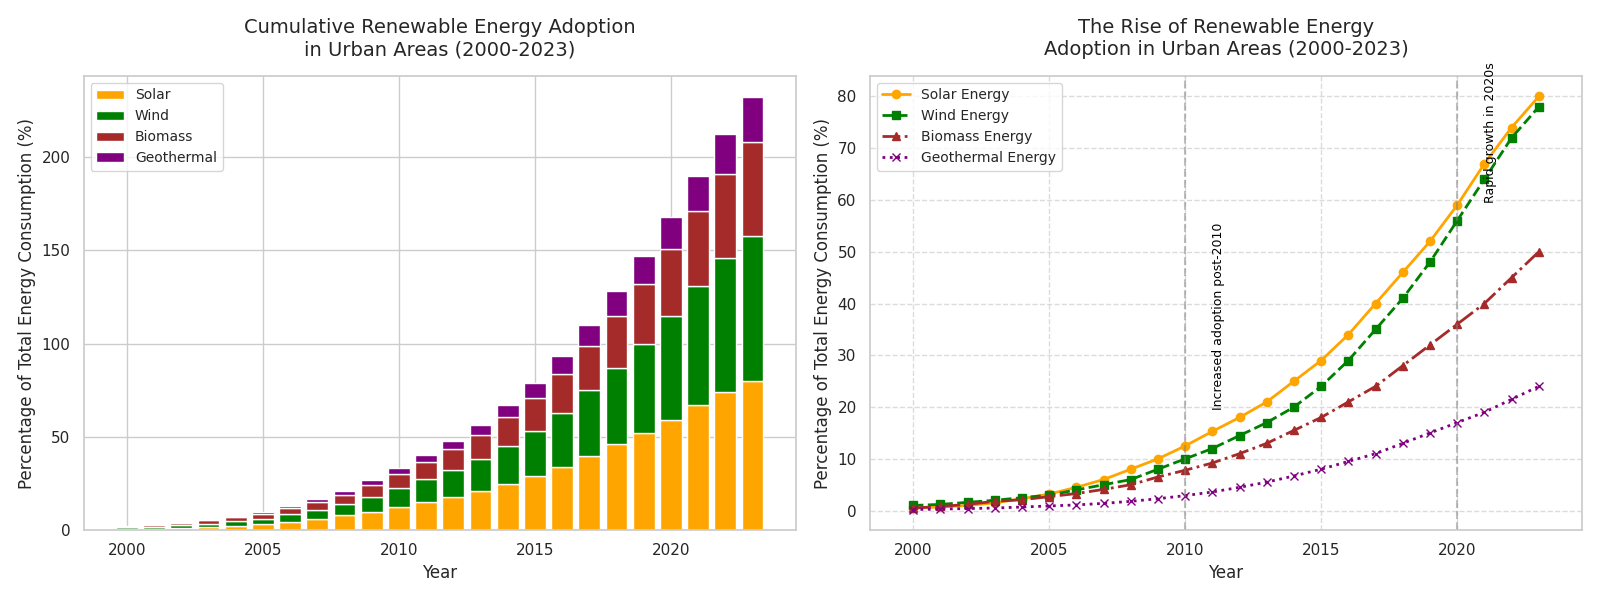

Here is the Python script that generated this plot:
import matplotlib.pyplot as plt
import numpy as np

# Data
years = np.arange(2000, 2024)
solar_energy_percentage = [
    0.5, 0.7, 1.0, 1.5, 2.3, 3.2, 4.5, 6.0, 8.0, 10.0, 
    12.5, 15.3, 18.0, 21.0, 25.0, 29.0, 34.0, 40.0, 46.0, 52.0, 
    59.0, 67.0, 74.0, 80.0
]
wind_energy_percentage = [
    1.0, 1.2, 1.6, 2.0, 2.5, 3.0, 4.0, 5.0, 6.0, 8.0, 
    10.0, 12.0, 14.5, 17.0, 20.0, 24.0, 29.0, 35.0, 41.0, 48.0, 
    56.0, 64.0, 72.0, 78.0
]
biomass_energy_percentage = [
    0.5, 0.8, 1.2, 1.8, 2.1, 2.7, 3.3, 4.1, 5.0, 6.5, 
    7.8, 9.2, 11.0, 13.0, 15.5, 18.0, 21.0, 24.0, 28.0, 32.0, 
    36.0, 40.0, 45.0, 50.0
]

# Additional hypothetical data for geothermal energy
geothermal_energy_percentage = [
    0.2, 0.3, 0.4, 0.5, 0.7, 0.9, 1.1, 1.4, 1.8, 2.3, 
    2.9, 3.6, 4.5, 5.5, 6.7, 8.0, 9.5, 11.0, 13.0, 15.0, 
    17.0, 19.0, 21.5, 24.0
]

# Figure setup with two subplots
fig, axs = plt.subplots(1, 2, figsize=(16, 6), sharex=True)

# First subplot: Stacked bar chart for Solar, Wind, Biomass, and Geothermal
axs[0].bar(years, solar_energy_percentage, label='Solar', color='orange')
axs[0].bar(years, wind_energy_percentage, bottom=solar_energy_percentage, label='Wind', color='green')
combined_solar_wind = np.array(solar_energy_percentage) + np.array(wind_energy_percentage)
axs[0].bar(years, biomass_energy_percentage, bottom=combined_solar_wind, label='Biomass', color='brown')
combined_solar_wind_biomass = combined_solar_wind + np.array(biomass_energy_percentage)
axs[0].bar(years, geothermal_energy_percentage, bottom=combined_solar_wind_biomass, label='Geothermal', color='purple')
axs[0].set_title('Cumulative Renewable Energy Adoption\nin Urban Areas (2000-2023)', fontsize=14, pad=15)
axs[0].set_xlabel('Year', fontsize=12)
axs[0].set_ylabel('Percentage of Total Energy Consumption (%)', fontsize=12)
axs[0].legend(loc='upper left', fontsize=10)

# Second subplot: Line chart for Solar, Wind, Biomass, and Geothermal
axs[1].plot(years, solar_energy_percentage, label='Solar Energy', color='orange', marker='o', linestyle='-', linewidth=2)
axs[1].plot(years, wind_energy_percentage, label='Wind Energy', color='green', marker='s', linestyle='--', linewidth=2)
axs[1].plot(years, biomass_energy_percentage, label='Biomass Energy', color='brown', marker='^', linestyle='-.', linewidth=2)
axs[1].plot(years, geothermal_energy_percentage, label='Geothermal Energy', color='purple', marker='x', linestyle=':', linewidth=2)
axs[1].set_title('The Rise of Renewable Energy\nAdoption in Urban Areas (2000-2023)', fontsize=14, pad=15)
axs[1].set_xlabel('Year', fontsize=12)
axs[1].set_ylabel('Percentage of Total Energy Consumption (%)', fontsize=12)
axs[1].grid(True, linestyle='--', alpha=0.7)
axs[1].legend(loc='upper left', fontsize=10)

# Annotations
axs[1].axvline(2010, color='grey', linestyle='--', alpha=0.5)
axs[1].text(2011, 20, 'Increased adoption post-2010', fontsize=9, color='black', rotation=90)
axs[1].axvline(2020, color='grey', linestyle='--', alpha=0.5)
axs[1].text(2021, 60, 'Rapid growth in 2020s', fontsize=9, color='black', rotation=90)

# Adjust layout for readability
plt.tight_layout()

# Show plot
plt.show()
